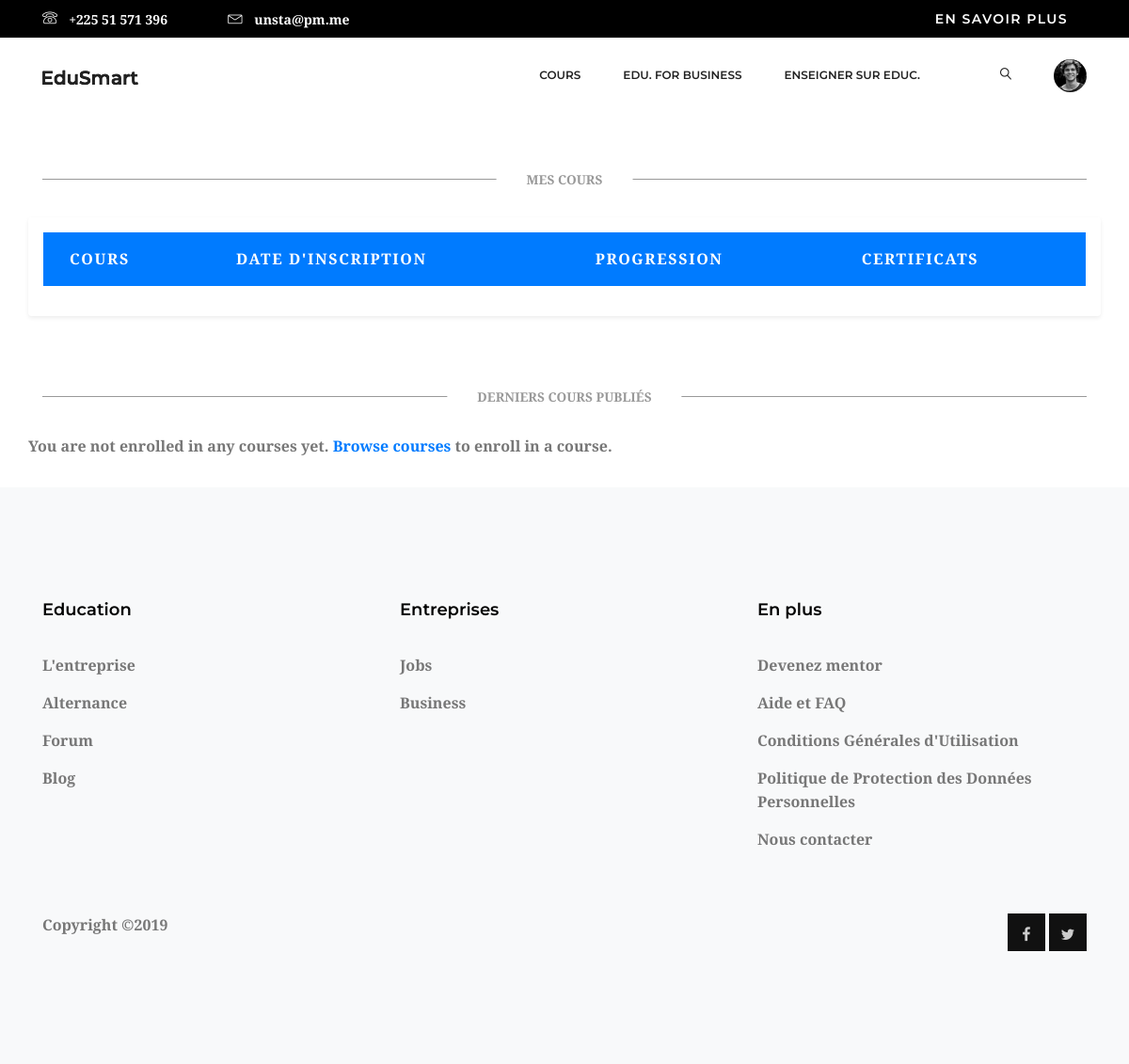
Page /etudiant/cours/ (signed in) on the earlier database version.
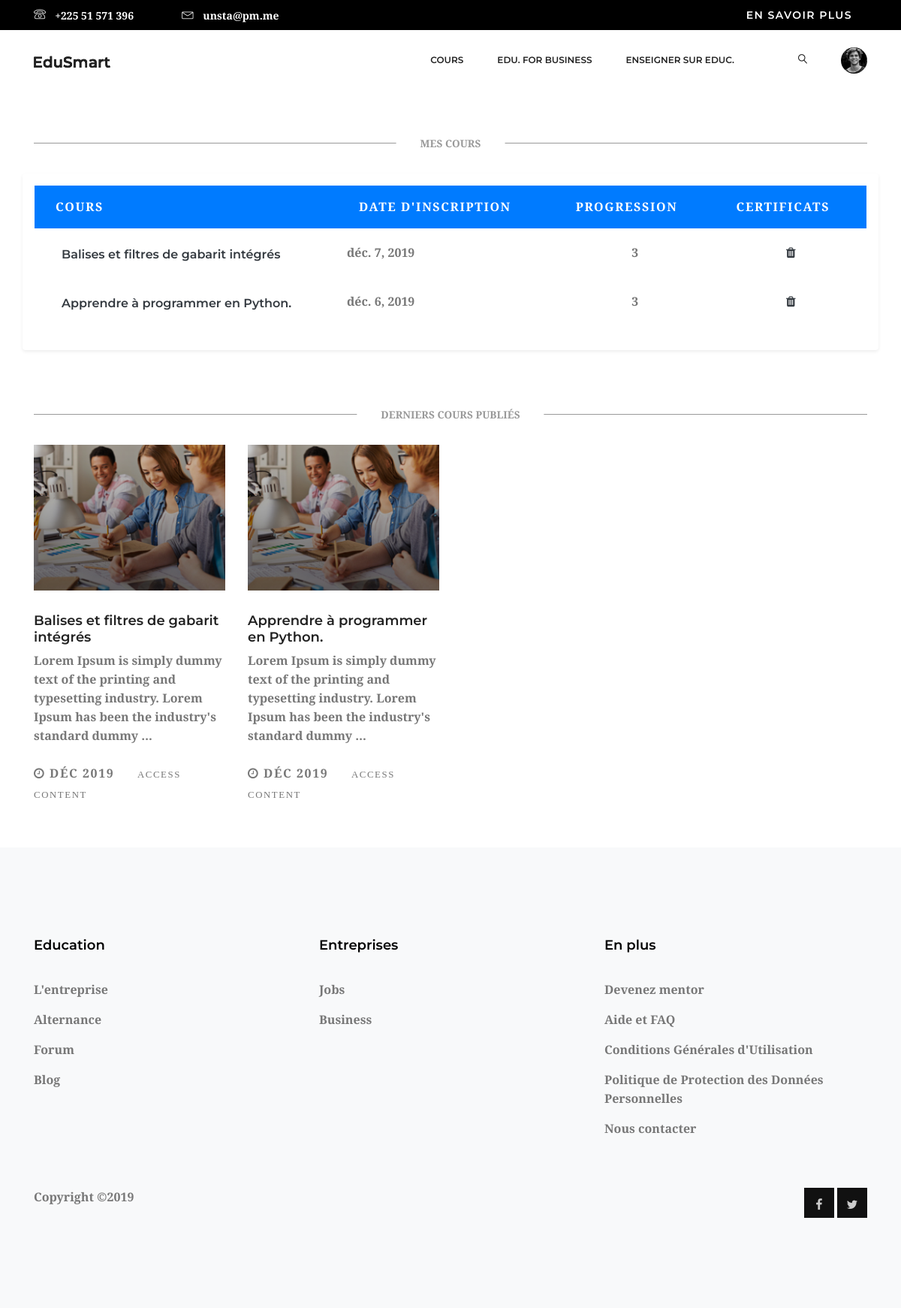
Same page on the later database version.
### cours/models.py (models this page shows, shortened)
class Cours(models.Model):
    instructeur = models.ForeignKey(User, on_delete=models.CASCADE)
    etudiants = models.ManyToManyField(User, related_name='rejoindre_cours', blank=True)
    matiere = models.ForeignKey(Matieres, related_name='cours', on_delete=models.CASCADE)
    title = models.CharField('Titre du Cours', max_length=200)
    slug = models.SlugField('URL', max_length=200, unique=True)
    resume = models.TextField()
    date_de_creation = models.DateField('Date de création du Cours', auto_now_add=True)
    class Meta:
        ordering = ['-date_de_creation']

### etudiants/views.py (the view)
# urls.py: path('cours/', views.EtudiantCoursListView.as_view(),
class EtudiantCoursListView(LoginRequiredMixin, ListView):
    model = Cours
    template_name = 'etudiants/cours/etudiant_liste_cours.html'
    def get_queryset(self):
        queryset = super(EtudiantCoursListView, self).get_queryset()
        return queryset.filter(etudiants__in=[self.request.user])

### etudiants/templates/etudiants/cours/etudiant_liste_cours.html (shortened to what the changed rows need)
{% extends "base.html" %}
{% load cache %}
{% block content %}
    {% block popular_courses %}
        <div class="popular_courses">
            <div class="container">
                <div class="row">
                    <div class="col-lg-12 p-3 rounded shadow-sm">
                        <div class="table-responsive">
                            <table class="table">
                                <thead>
                                    <tr class="bg-primary text-white">
                                        <th scope="col" class="border-0">
                                            <div class="p-1 px-3 text-uppercase">cours</div>
                                        </th>
                                        <th scope="col" class="border-0">
                                            <div class="p-1 px-3 text-uppercase">date d'inscription</div>
                                        </th>
                                        <th scope="col" class="border-0">
                                            <div class="p-1 px-3 text-uppercase">progression</div>
                                        </th>
                                        <th scope="col" class="border-0">
                                            <div class="p-1 px-3 text-uppercase">certificats</div>
                                        </th>
                                    </tr>
                                </thead>
                                <tbody>
                                    {% for c in object_list %}
                                        <tr>
                                            <th scope="row" class="border-0">
                                                <div class="p-2">
                                                    <div class="ml-3 d-inline-block align-middle">
                                                    <h5 class="mb-0">
                                                        <a href="{% url "etudiant:etudiant_detail_cours" c.id %}" class="text-dark d-inline-block align-middle">{{ c.title|safe }}
                                                        </a>
                                                    </h5>
                                                  </div>
                                                </div>
                                            </th>
                                            <td class="border-0 align-middle"><strong>{{ c.date_de_creation|date}}</strong></td>
                                            <td class="border-0 align-middle text-center"><strong>3</strong></td>
                                            <td class="border-0 align-middle text-center"><a href="#" class="text-dark"><i class="fa fa-trash"></i></a></td>
                                        </tr>
                                    {% endfor %}
                                </tbody>
                            </table>
                        </div>
                    </div>
                </div>
            </div>
        </div>
        <div class="popular_courses">
            <div class="container">
                <div class="row">
                    <div class="col-lg-12 my-4">
                        <hr data-content="Derniers cours publiés " class="hr-text font-weight-bold">
                    </div>
                    {% for c in object_list %}
                        <div class="col-lg-3 col-md-6">
                            <div class="single_course">
                                <div class="course_head overlay">
                                    <img class="img-fluid w-100" src="{{ STATIC_PREFIX }}img/trainer1.jpg" alt="{{ c.title }}">
                                </div>
                                <div class="course_content">
                                    <h4>
                                        <a href="{% url "etudiant:etudiant_detail_cours" c.id %}">{{ c.title|safe }}</a>
                                    </h4>
                                    <p>{{ c.resume|truncatewords:20|safe }}</p>
                                    <div class="course_meta d-flex justify-content-between">
                                        <div>
                                            <span class="meta_info text-uppercase">
                                                <i class="fa fa-clock-o"></i>
                                                {{ c.date_de_creation|date:"M Y" }}
                                            </span>
                                            <span class="text-uppercase">
                                                <a class="small h5" href="{% url "etudiant:etudiant_detail_cours" c.id %}">access content</a>
                                            </span>
                                        </div>
                                    </div>
                                </div>
                            </div>
                        </div>
                    {% empty %}
                    <p>
                        You are not enrolled in any courses yet.
                        <a href="{% url "liste_cours" %}">Browse courses</a> to enroll in a course.
                    </p>
                    {% endfor %}
                </div>
            </div>
        </div>
    {% endblock popular_courses %}
{% endblock content %}

Differences in the rows shown:
added Cours: title "Balises et filtres de gabarit intégrés", date_de_creation "déc. 7, 2019", resume "Lorem Ipsum is simply dummy text of the printing and typesetting industry. Lorem Ipsum has been the industry's standard dummy …", date_de_creation "DÉC 2019"
added Cours: title "Apprendre à programmer en Python.", date_de_creation "déc. 6, 2019", resume "Lorem Ipsum is simply dummy text of the printing and typesetting industry. Lorem Ipsum has been the industry's standard dummy …", date_de_creation "DÉC 2019"
Other differences:
text no longer shown: "You are not enrolled in any courses yet. Browse courses to enroll in a course."
